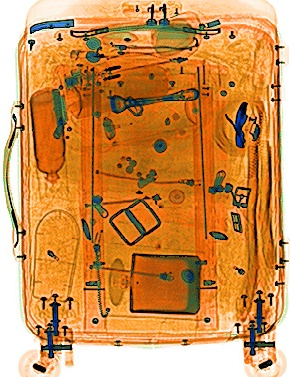
#> input picture BAGGAGE_20180811_175323_83216_B_1.jpg, 290 x 377 px, found by its file name
$ jupyter execute --allow-errors Copy_of_Image_manipulation_assign.ipynb
#> lines starting #> are read from the running program, lines starting #| are printed output that depends on the picture; after the words box and inside, x2 and y2 are one past the last pixel; in counts of white or black regions, pixels touching at a corner belong together
<a href="https://colab.research.google.com/github/prabhupanda/OpenCV_practice/blob/main/Copy_of_Image_manipulation_assign.ipynb" target="_parent"></a>

[cell 1]
#Importing Libraries
import cv2 as cv
import numpy as np
import matplotlib.pyplot as plt
from google.colab.patches import cv2_imshow
from PIL import Image

[cell 2]
threat_file='/content/BAGGAGE_20170522_113049_80428_A.jpg'
baggage_file='/content/BAGGAGE_20180811_175323_83216_B_1.jpg'

bag_image=cv.imread(baggage_file)
#> bag_image is the input picture: shape (377, 290, 3); mean B, G, R 80.9, 143.2, 205.4
threat_image=cv.imread(threat_file)

[cell 3]
#function for image rotation
def rotate(image,angle):
    dimensions=(image.shape[1],image.shape[0])
    rotation_matrix=cv.getRotationMatrix2D((image.shape[1]//2,image.shape[0]//2),angle,scale=1)
    rotate_image=cv.warpAffine(image,rotation_matrix,dimensions)
    return rotate_image

[cell 4]
#function for creating a mask for the threat image

def transform_mask(img,resize_factor,lower_limit=230,upper_limit=255):

    #resizing the image with the resize_factor argument
    image_res=cv.resize(img,(0,0),fx=resize_factor,fy=resize_factor)


    #creates a mask for values ranging between lowerlimit and upperlimit
    #Background Colour is predominantly white:

    lower_limit=np.array([230,230,230])     #shades of white
    upper_limit=np.array([255,255,255])     #shades of white
    mask=cv.inRange(image_res,lower_limit,upper_limit)

    #invert the colours of mask#
    mask_invert=(255-mask)

    return image_res,mask_invert

First set of Images

#> (a cell that did not finish here is left out)

***I Used PIL.Image Library for Pasting and blending the Background with threat Images***

[cell 6]
    #importing the images in PIL.Image format
bag=Image.open(baggage_file)
#> (the rest of this cell did not finish here and is left out)

[cell 7]
plt.imshow(bag)
plt.show()

Adding Translucency to Image

[cell 8]
#Add an aplha channel of the edited bag over original baggage for translucency effects
bag_copy=Image.open(baggage_file)
im3=Image.blend(bag_copy,bag,0.6)

plt.imshow(im3)
plt.show()

**2nd Image set**

[cell 9]
bag2=cv.imread('/content/BAGGAGE_20180811_175328_83216_A_1.jpg')
threat2=cv.imread('/content/BAGGAGE_20170523_085803_80428_D.jpg')
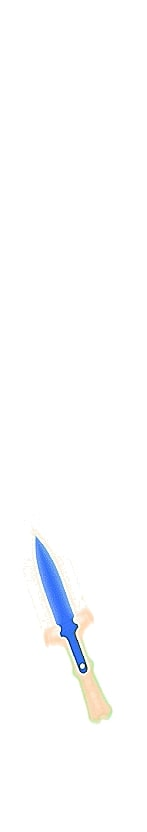
#> input picture BAGGAGE_20170523_085803_80428_D.jpg, 147 x 832 px, found by its file name
#> threat2 is the input picture: shape (832, 147, 3); mean B, G, R 253.2, 252.3, 251.7

[cell 10]
resized_threat2,mask2=transform_mask(threat2,0.4)
#> call 2 of transform_mask, with resize_factor = 0.4, lower_limit = 230, upper_limit = 255
#> in transform_mask (call 2), `mask=cv.inRange(image_res,lower_limit,upper_limit)`:
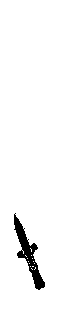
#> mask: shape (333, 59); 96.5% white; 1 black region, box (x1, y1, x2, y2) and area: (14, 213, 45, 290) 693
cv.imwrite('threat_2.png',resized_threat2)
cv.imwrite('mask2.png',mask2)
#> Out = True

#> (a cell that did not finish here is left out)

#> (a cell that did not finish here is left out)

[cell 13]
from google.colab import drive
drive.mount('/content/drive')

3rd Image Set

[cell 14]
threat_3=cv.imread('/content/BAGGAGE_20170522_115645_80428_B.jpg')
#> (the rest of this cell did not finish here and is left out)
